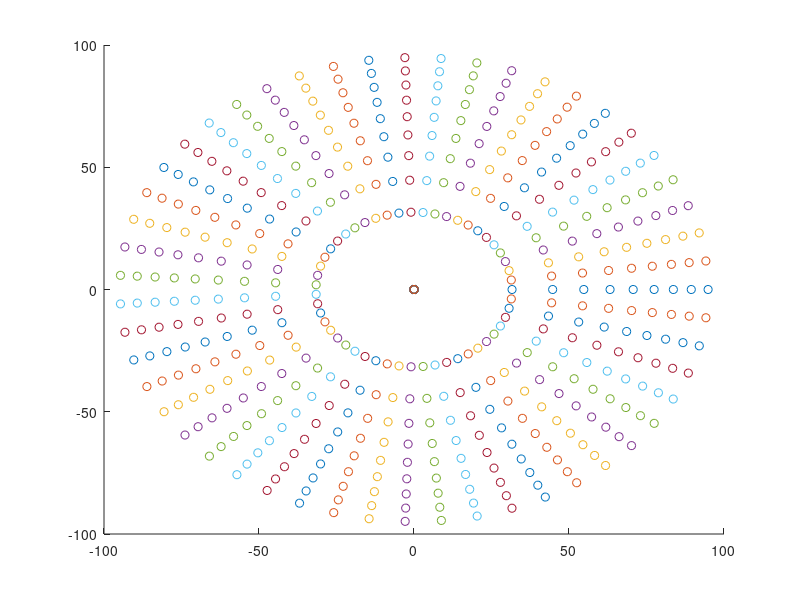
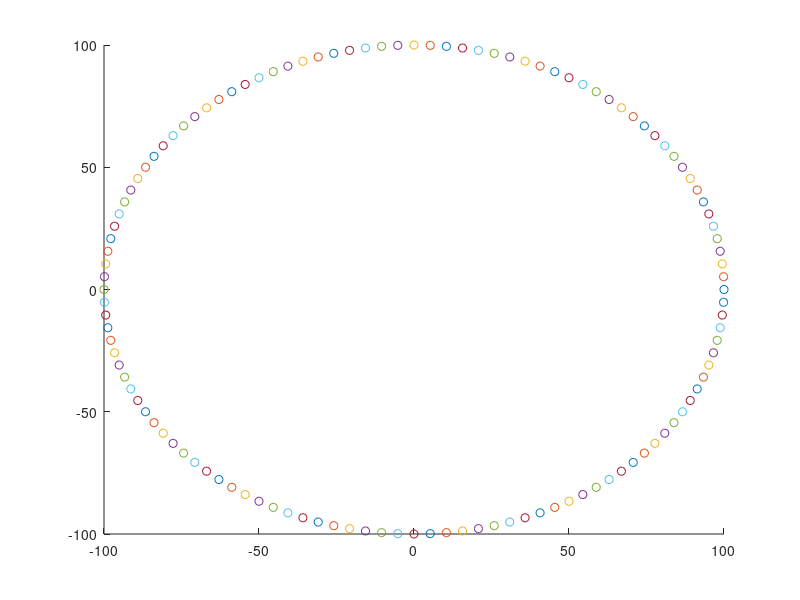
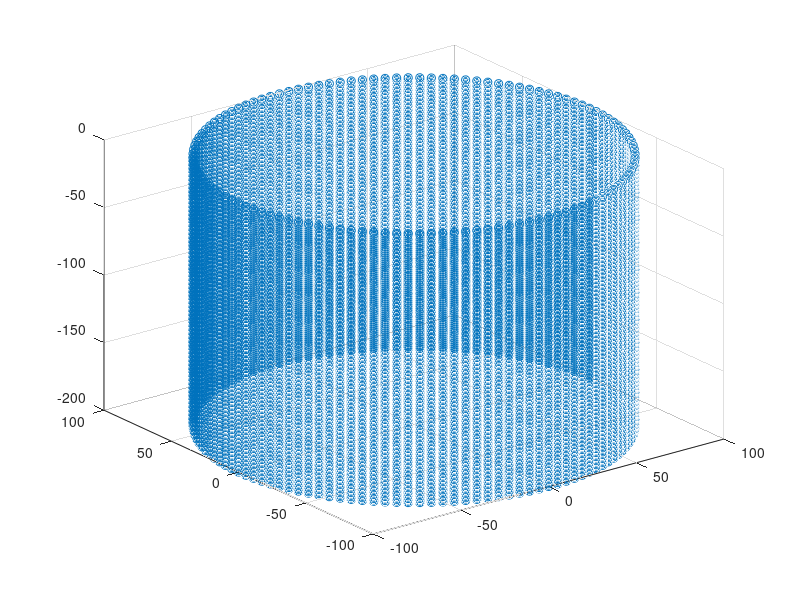

Source code (MATLAB) for these figures, in order: (Note: this script raises an error after producing the figures.)
%% Generate simulated data 
clear all  
close all  
clc 
azimuth_angle= 7 
boundary_height = 200; 
% Heights for scanning points  
z_step_size = 20; % Height slice step size 
num_z_step = (boundary_height)/(z_step_size); % number of steps  
% Z of all scanning heights 
Z = linspace(-z_step_size,-boundary_height, num_z_step); 
% Make it better later 
 
azimuth = (pi.*linspace(0,360-azimuth_angle,360/azimuth_angle))./180 ; 
 
 
points = zeros(num_z_step,3,length(azimuth)); 
 
 
for i = 1:length(azimuth) 
    for j = 1:length(Z) 
        Radius = sqrt( (Z(j)+200)/0.02 );  
        % Create coordinate in base space 
        points(j,1,i) = Radius.*cos(azimuth(i)); 
        points(j,2,i) = Radius.*sin(azimuth(i)); 
        points(j,3,i) = Z(j); 
 
    end 
end 
 
 
 
figure;hold on; 
for i = 1:length(azimuth) 
    scatter3(points(:,1,i),points(:,2,i),points(:,3,i)) 
end 
%% try cylinder
clear all  
close all  
clc 
azimuth_angle= 3 
boundary_height = 200; 
% Heights for scanning points  
z_step_size = 1; % Height slice step size 
num_z_step = (boundary_height)/(z_step_size); % number of steps  
% Z of all scanning heights 
Z = linspace(-z_step_size,-boundary_height, num_z_step); 
% Make it better later 
 
azimuth = (pi.*linspace(0,360-azimuth_angle,360/azimuth_angle))./180 ; 
 
 
points = zeros(num_z_step,3,length(azimuth)); 
 
Radius = 200/2;  
for i = 1:length(azimuth) 
    for j = 1:length(Z) 

        % Create coordinate in base space 
        points(j,1,i) = Radius.*cos(azimuth(i)); 
        points(j,2,i) = Radius.*sin(azimuth(i)); 
        points(j,3,i) = Z(j); 
 
    end 
end 
 
 
 
figure;hold on; 
for i = 1:length(azimuth) 
    scatter3(points(:,1,i),points(:,2,i),points(:,3,i)) 
end 

 
%% 
point_list = []; 
for i = 1:size(points, 3) 
    point_list = [point_list; points(:,:,i)]; 
end 
figure;  
scatter3(point_list(:,1),point_list(:,2),point_list(:,3)) 
tic
[~,Mesh,~,~,~] = PowerCrust(point_list,1); 
toc